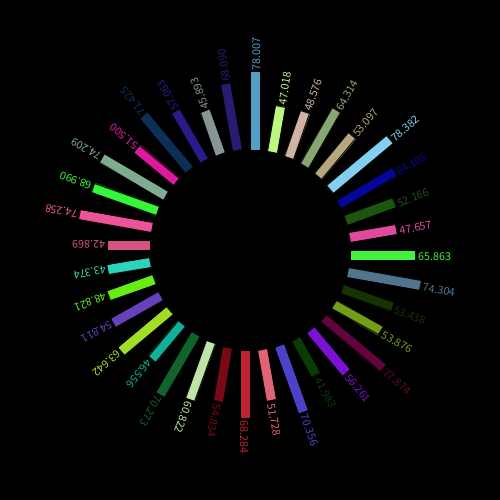
Frame 1 (no input)
Frame 60 (the mouse pressed at the canvas centre just before this capture): identical to frame 1, image omitted
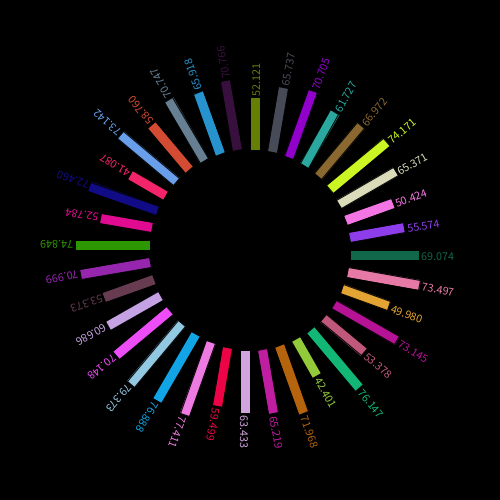
Frame 120 (the mouse held since frame 60 and released just before this capture)

The Processing sketch that drew these frames (run headless with seeded random() and noise(); from frame 60 on, the mouse is pressed at the canvas centre):

// Processing sketch: arrayBarrasCircular
// ── arrayBarrasCircular.pde
float temperaturas [] = new float [36];
color misColores [] = new color [36];

void setup() {
  size(500, 500);
  for (int i=0; i<temperaturas.length; i++) {
    temperaturas[i] = random(40, 80);
    misColores[i] = color(random(255), random(255), random(255));
  }
  println(temperaturas);
}

void draw() {
  background(0);
  for (int i = 0; i<temperaturas.length; i++) {
    pushMatrix();
    translate(width/2, height/2);
    rotate(radians(10*i));
    fill(misColores[i]);
    rect(100, 0, temperaturas[i], 10);
    text(temperaturas[i], 100 + temperaturas[i], 10);
    popMatrix();
  }
}

void mousePressed(){
  randomizar();
}

void randomizar(){
  for (int i=0; i<temperaturas.length; i++) {
    temperaturas[i] = random(40, 80);
    misColores[i] = color(random(255), random(255), random(255));
  } 
}
